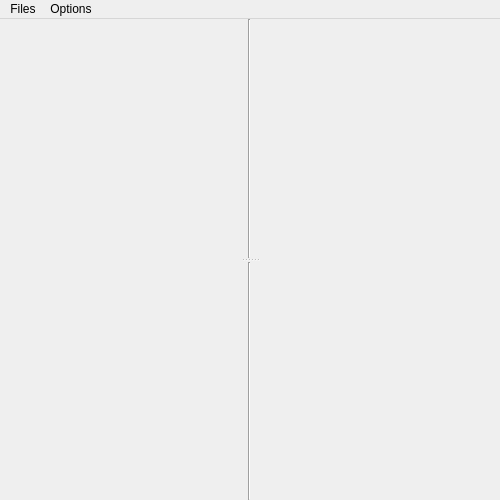
<?xml version="1.0" encoding="UTF-8"?>
<ui version="4.0">
 <class>mwClothCache</class>
 <widget class="QMainWindow" name="mwClothCache">
  <property name="geometry">
   <rect>
    <x>0</x>
    <y>0</y>
    <width>500</width>
    <height>500</height>
   </rect>
  </property>
  <property name="windowTitle">
   <string>Cloth Cache</string>
  </property>
  <widget class="QWidget" name="centralwidget">
   <layout class="QGridLayout" name="gridLayout">
    <property name="margin">
     <number>0</number>
    </property>
    <property name="spacing">
     <number>0</number>
    </property>
    <item row="0" column="0">
     <widget class="QSplitter" name="splitter">
      <property name="orientation">
       <enum>Qt::Vertical</enum>
      </property>
      <widget class="QWidget" name="layoutWidget">
       <layout class="QHBoxLayout" name="hlUp">
        <property name="spacing">
         <number>0</number>
        </property>
        <item>
         <layout class="QVBoxLayout" name="vlSceneNodes">
          <property name="spacing">
           <number>0</number>
          </property>
         </layout>
        </item>
        <item>
         <widget class="Line" name="line_3">
          <property name="orientation">
           <enum>Qt::Vertical</enum>
          </property>
         </widget>
        </item>
        <item>
         <layout class="QVBoxLayout" name="vlNodeOptions">
          <property name="spacing">
           <number>0</number>
          </property>
         </layout>
        </item>
       </layout>
      </widget>
      <widget class="QWidget" name="layoutWidget">
       <layout class="QHBoxLayout" name="hlDn">
        <property name="spacing">
         <number>0</number>
        </property>
        <property name="leftMargin">
         <number>2</number>
        </property>
        <property name="rightMargin">
         <number>2</number>
        </property>
        <item>
         <layout class="QVBoxLayout" name="vlCaches">
          <property name="spacing">
           <number>0</number>
          </property>
         </layout>
        </item>
        <item>
         <widget class="Line" name="line_2">
          <property name="orientation">
           <enum>Qt::Vertical</enum>
          </property>
         </widget>
        </item>
        <item>
         <layout class="QVBoxLayout" name="vlCacheInfo">
          <property name="spacing">
           <number>0</number>
          </property>
         </layout>
        </item>
       </layout>
      </widget>
     </widget>
    </item>
   </layout>
  </widget>
  <widget class="QMenuBar" name="menubar">
   <property name="geometry">
    <rect>
     <x>0</x>
     <y>0</y>
     <width>500</width>
     <height>21</height>
    </rect>
   </property>
   <widget class="QMenu" name="mOptions">
    <property name="title">
     <string>Options</string>
    </property>
    <widget class="QMenu" name="mFilters">
     <property name="tearOffEnabled">
      <bool>true</bool>
     </property>
     <property name="title">
      <string>Filters</string>
     </property>
    </widget>
    <addaction name="miToolTips"/>
    <addaction name="miNamespace"/>
    <addaction name="miRefreshUi"/>
    <addaction name="mFilters"/>
   </widget>
   <widget class="QMenu" name="mFiles">
    <property name="title">
     <string>Files</string>
    </property>
    <widget class="QMenu" name="mOpenRootPath">
     <property name="title">
      <string>Open Root Path</string>
     </property>
     <addaction name="miXplorer"/>
     <addaction name="miXterm"/>
    </widget>
    <addaction name="miSetRootPath"/>
    <addaction name="mOpenRootPath"/>
   </widget>
   <addaction name="mFiles"/>
   <addaction name="mOptions"/>
  </widget>
  <action name="miToolTips">
   <property name="checkable">
    <bool>true</bool>
   </property>
   <property name="checked">
    <bool>false</bool>
   </property>
   <property name="text">
    <string>ToolTips</string>
   </property>
  </action>
  <action name="actionToto">
   <property name="text">
    <string>toto</string>
   </property>
  </action>
  <action name="miRefreshUi">
   <property name="text">
    <string>Refresh Ui</string>
   </property>
  </action>
  <action name="miSetRootPath">
   <property name="text">
    <string>Set Root Path</string>
   </property>
  </action>
  <action name="miXplorer">
   <property name="text">
    <string>Xplorer</string>
   </property>
  </action>
  <action name="miXterm">
   <property name="text">
    <string>Xterm</string>
   </property>
  </action>
  <action name="miNamespace">
   <property name="checkable">
    <bool>true</bool>
   </property>
   <property name="checked">
    <bool>true</bool>
   </property>
   <property name="text">
    <string>Namespace</string>
   </property>
  </action>
 </widget>
 <resources/>
 <connections/>
</ui>
